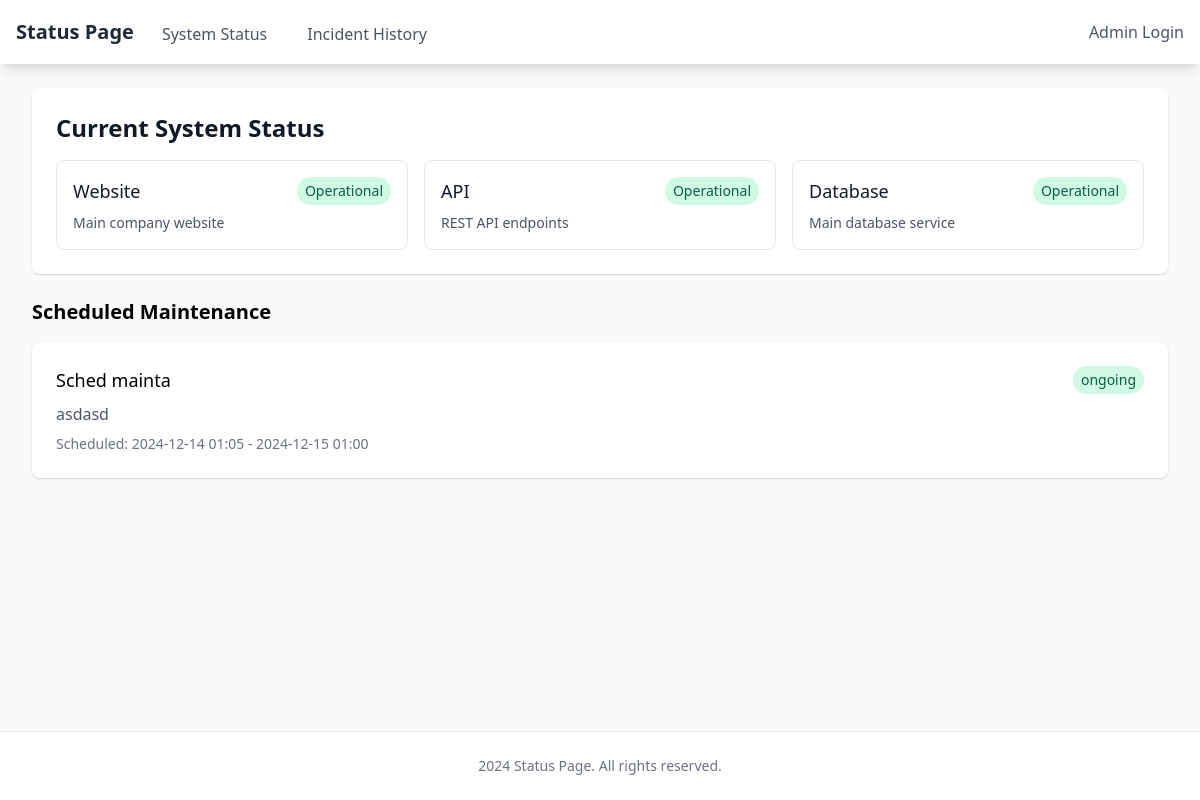
The page / on the database its author committed.
### app/models.py (models this page shows, shortened)
class Service(db.Model):
    id = db.Column(db.Integer, primary_key=True)
    name = db.Column(db.String(100), nullable=False)
    description = db.Column(db.Text)
    status = db.Column(db.String(20), default='operational')  # operational, degraded, outage
    created_at = db.Column(db.DateTime, default=datetime.utcnow)
    incidents = db.relationship('Incident', backref='service', lazy=True)

class ScheduledMaintenance(db.Model):
    id = db.Column(db.Integer, primary_key=True)
    title = db.Column(db.String(200), nullable=False)
    description = db.Column(db.Text, nullable=True)
    start_time = db.Column(db.DateTime, nullable=False)
    end_time = db.Column(db.DateTime, nullable=False)
    status = db.Column(db.String(20), default='upcoming')  # upcoming, ongoing, completed

### app/routes/public.py (the view)
@bp.route('/')
def index():
    services = Service.query.all()
    active_incidents = Incident.query.filter(
        Incident.status.in_(['investigating', 'identified', 'monitoring'])
    ).order_by(Incident.created_at.desc()).all()
    current_time = datetime.utcnow()
    maintenance_events = ScheduledMaintenance.query.filter(
        ScheduledMaintenance.end_time >= current_time
    ).order_by(ScheduledMaintenance.start_time.asc()).all()
    return render_template('public/index.html',
                         services=services,
                         active_incidents=active_incidents,
                         maintenance_events=maintenance_events)

### app/__init__.py (called while the page is built)
def create_app(config_class=Config):
    app = Flask(__name__)
    app.config.from_object(config_class)
    db.init_app(app)
    login_manager.init_app(app)
    migrate.init_app(app, db)
    login_manager.login_view = 'admin.login'
    login_manager.login_message_category = 'info'
    @app.context_processor
    def inject_year():
        return {'current_year': datetime.utcnow().year}
    from app.routes import admin, public
    app.register_blueprint(admin.bp)
    app.register_blueprint(public.bp)
    return app

### app/templates/public/index.html (shortened to what this page needs)
{% extends "base.html" %}
{% block content %}
<div class="space-y-6">
    <div class="bg-white shadow rounded-lg p-6">
        <h2 class="text-2xl font-bold text-gray-900 mb-4">Current System Status</h2>
        <div class="grid gap-4 md:grid-cols-2 lg:grid-cols-3">
            {% for service in services %}
            <div class="border rounded-lg p-4">
                <div class="flex items-center justify-between">
                    <h3 class="text-lg font-medium text-gray-900">{{ service.name }}</h3>
                    <span class="px-2 py-1 text-sm rounded-full
                        {% if service.status == 'operational' %}
                            bg-green-100 text-green-800
                        {% elif service.status == 'degraded' %}
                            bg-yellow-100 text-yellow-800
                        {% else %}
                            bg-red-100 text-red-800
                        {% endif %}">
                        {{ service.status|title }}
                    </span>
                </div>
                {% if service.description %}
                <p class="mt-2 text-sm text-gray-600">{{ service.description }}</p>
                {% endif %}
            </div>
            {% endfor %}
        </div>
    </div>
    {% if maintenance_events %}
    <div class="mb-8">
        <h2 class="text-xl font-semibold mb-4">Scheduled Maintenance</h2>
        <div class="space-y-4">
            {% for event in maintenance_events %}
            <div class="bg-white shadow rounded-lg p-6">
                <div class="flex items-center justify-between">
                    <h3 class="text-lg font-medium">{{ event.title }}</h3>
                    <span class="px-2 py-1 text-sm rounded-full
                        {% if event.status == 'upcoming' %}bg-yellow-100 text-yellow-800
                        {% elif event.status == 'ongoing' %}bg-green-100 text-green-800
                        {% else %}bg-gray-100 text-gray-800{% endif %}">
                        {{ event.status }}
                    </span>
                </div>
                {% if event.description %}
                <p class="mt-2 text-gray-600">{{ event.description }}</p>
                {% endif %}
                <p class="mt-2 text-sm text-gray-500">
                    Scheduled: {{ event.start_time.strftime('%Y-%m-%d %H:%M') }} - {{ event.end_time.strftime('%Y-%m-%d %H:%M') }}
                </p>
            </div>
            {% endfor %}
        </div>
    </div>
    {% endif %}
</div>
{% endblock %}

### rows shown on the page
Service: name "Website", status "Operational", description "Main company website"
Service: name "API", status "Operational", description "REST API endpoints"
Service: name "Database", status "Operational", description "Main database service"
ScheduledMaintenance: title "Sched mainta", status "ongoing", description "asdasd", start_time "2024-12-14 01:05", end_time "2024-12-15 01:00"
